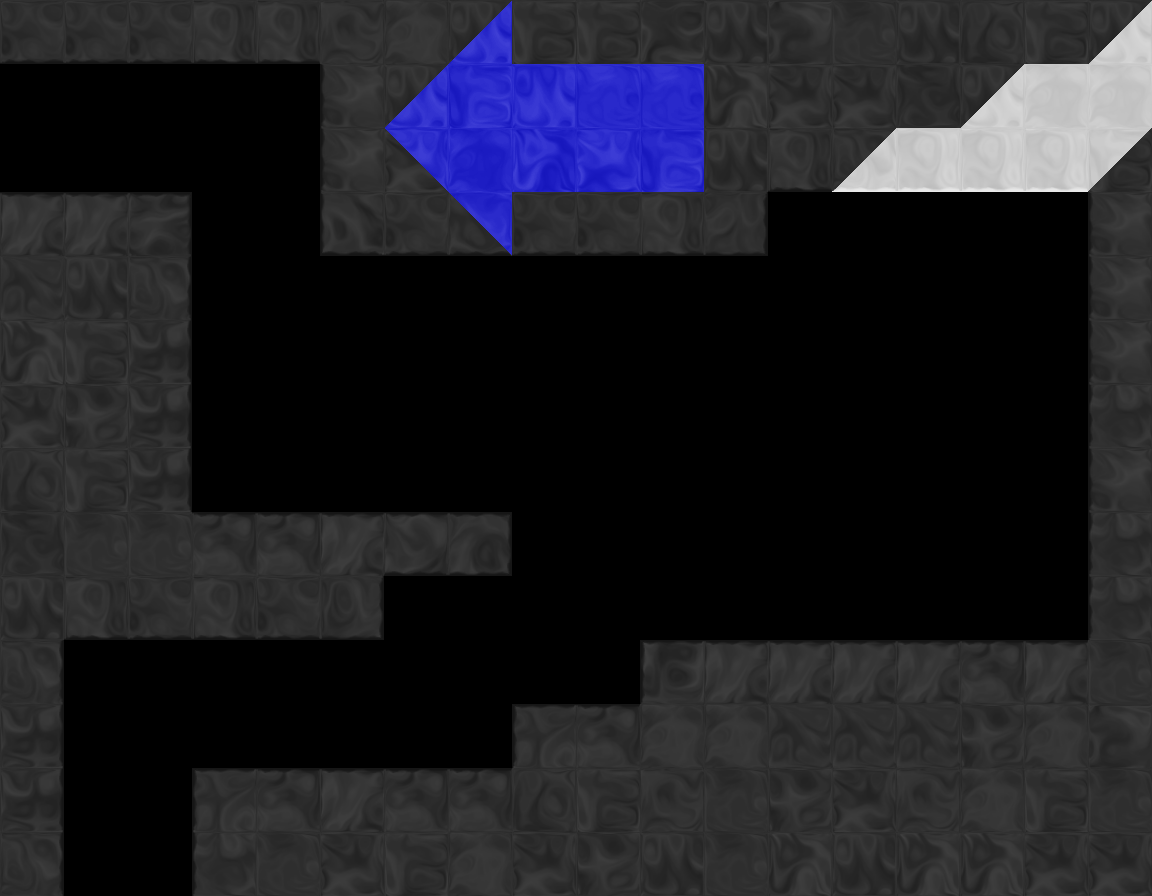

This game map was drawn from its Tiled (.tmx) file and the tilesets committed beside it. A one-line description and the full map source follow:
An orthogonal 18x14 tile map with 64x64 px tiles, 1 tile layer (tile), 1 hidden layer not drawn, 5 tilesets and 10 objects (3x OrbGreen, 2x Exit, DoorGreen, Spring, ColorchipGreen, ...).

<map version="1.0" orientation="orthogonal" width="18" height="14" tilewidth="64" tileheight="64">
 <properties>
  <property name="bg" value="bg3" />
  <property name="bgParallaxX" value=".6" />
  <property name="bgParallaxY" value=".6" />
  <property name="music" value="level_green" />
 </properties>
 <tileset firstgid="1" source="tiles/black_tiles.tsx" />
 <tileset firstgid="50" source="tiles/white_tiles.tsx" />
 <tileset firstgid="99" source="tiles/mixed_tiles.tsx" />
 <tileset firstgid="211" source="tiles/blue_tiles.tsx" />
 <tileset firstgid="260" source="tiles/blue_black_tiles.tsx" />
 <layer name="backTile" width="18" height="14" visible="0">
  <data encoding="csv">
0,0,0,0,0,0,0,0,0,0,0,0,0,0,0,0,0,0,
0,0,0,0,0,0,0,0,0,0,0,0,0,0,0,0,0,0,
0,0,0,0,0,0,0,0,0,0,0,0,0,0,0,0,0,0,
0,0,0,0,0,0,0,0,0,0,0,0,0,0,0,0,0,0,
0,0,0,0,0,0,0,0,0,0,0,0,0,0,0,0,0,0,
0,0,0,0,0,0,0,0,0,0,0,0,0,0,0,0,0,0,
0,0,0,0,0,0,0,0,0,0,0,0,0,0,0,0,0,0,
0,0,0,0,0,0,0,0,0,0,0,0,0,0,0,0,0,0,
0,0,0,0,0,0,0,0,0,0,0,0,0,0,0,0,0,0,
0,0,0,0,0,0,0,0,0,0,0,0,0,0,0,0,0,0,
0,0,0,0,0,0,0,0,0,0,0,0,0,0,0,0,0,0,
0,0,0,0,0,0,0,0,0,0,0,0,0,0,0,0,0,0,
0,0,0,0,0,0,0,0,0,0,0,0,0,0,0,0,0,0,
0,0,0,0,0,0,0,0,0,0,0,0,0,0,0,0,0,0
</data>
 </layer>
 <objectgroup name="obj" width="18" height="14">
  <object type="DoorGreen" x="256" y="640" width="64" height="128" />
  <object type="Spring" x="192" y="448" width="128" height="64" />
  <object type="OrbGreen" x="992" y="256" width="64" height="64" />
  <object type="ColorchipGreen" x="1024" y="576" />
  <object type="SliderGreen" x="411" y="372" width="79" height="25">
   <properties>
    <property name="path" value="p1" />
   </properties>
  </object>
  <object name="p1" type="Path" x="450" y="322">
   <polyline points="-2,62 254,62" />
  </object>
  <object type="OrbGreen" x="800" y="288" width="64" height="64" />
  <object type="OrbGreen" x="864" y="480" width="64" height="64" />
 </objectgroup>
 <layer name="tile" width="18" height="14">
  <data encoding="csv">
31,31,31,38,38,21,6,263,2,2,42,4,49,7,4,28,2,102,
0,0,0,0,0,22,263,212,214,217,217,1,3,3,35,102,55,55,
0,0,0,0,0,22,262,216,211,213,212,4,38,123,87,87,87,100,
10,10,11,0,0,30,31,283,31,31,38,32,0,0,0,0,0,22,
14,4,25,0,0,0,0,0,0,0,0,0,0,0,0,0,0,22,
1,2,26,0,0,0,0,0,0,0,0,0,0,0,0,0,0,22,
3,5,26,0,0,0,0,0,0,0,0,0,0,0,0,0,0,23,
28,2,26,0,0,0,0,0,0,0,0,0,0,0,0,0,0,22,
35,7,7,17,17,10,45,40,0,0,0,0,0,0,0,0,0,23,
4,38,31,38,31,39,0,0,0,0,0,0,0,0,0,0,0,23,
25,0,0,0,0,0,0,0,0,0,9,10,10,10,10,17,10,7,
26,0,0,0,0,0,0,0,16,17,6,6,14,14,14,5,6,49,
26,0,0,16,17,10,17,17,28,2,21,7,5,3,21,6,2,7,
25,0,0,23,7,3,2,6,3,5,4,7,1,4,1,1,3,3
</data>
 </layer>
 <objectgroup name="front" width="18" height="14">
  <object type="Exit" x="64" y="832" width="128" height="64">
   <properties>
    <property name="mapTo" value="tightReflect" />
   </properties>
  </object>
  <object type="Exit" x="0" y="64" width="64" height="128">
   <properties>
    <property name="mapTo" value="portalEyebots" />
   </properties>
  </object>
 </objectgroup>
</map>
